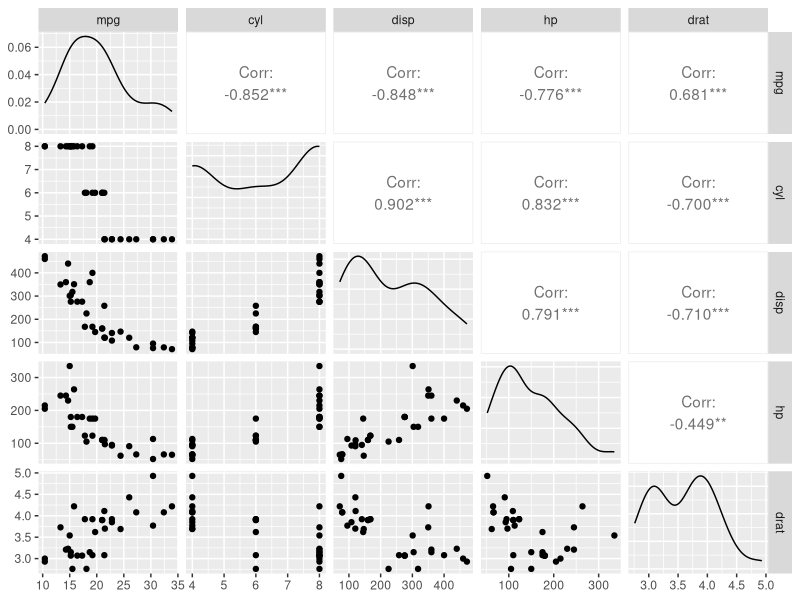
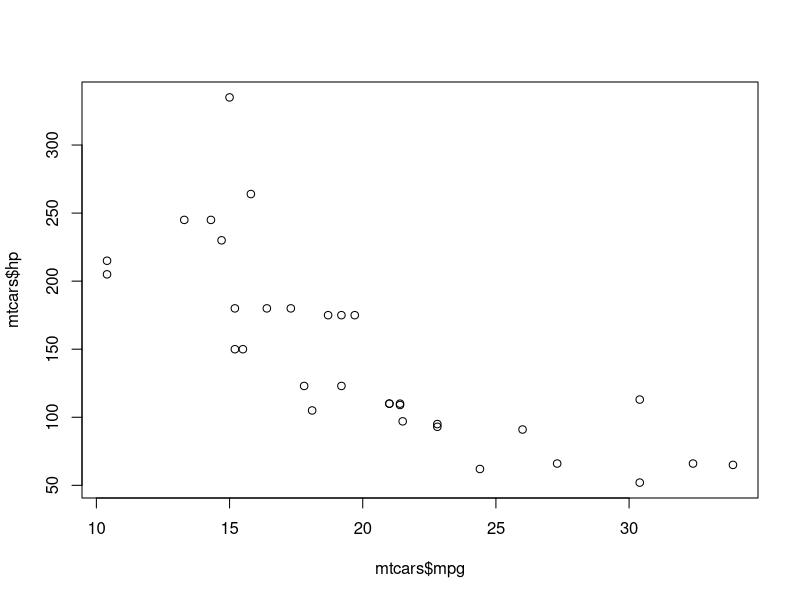
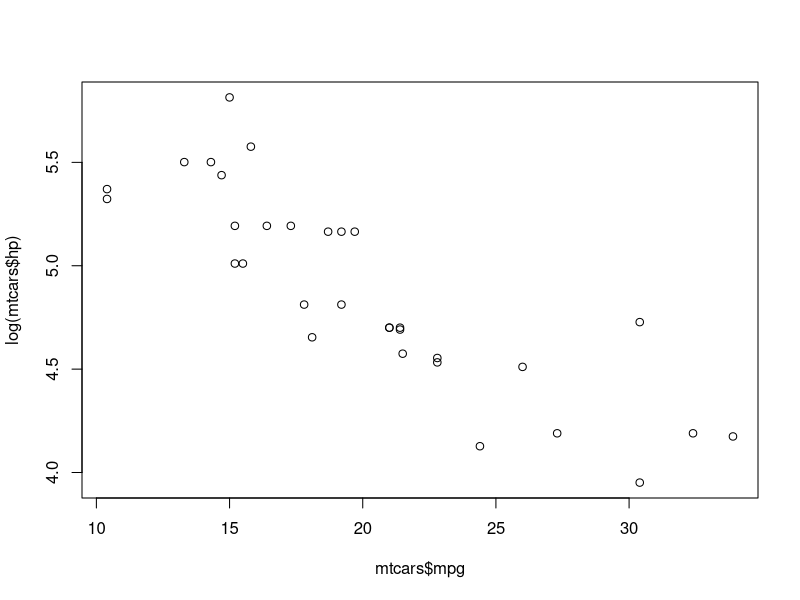

The R script that drew these images, in order:
## ---- chunk 1
data(mtcars)
head(mtcars)
# install.packages("GGally")
library(GGally)
ggpairs(mtcars[,1:5])
## ---- chunk 2
#instala.packages("Hmisc")
library(Hmisc)

corrs <- rcorr(as.matrix(mtcars))
corrs$r #coeficientes de correlación
corrs$P #pvalor del test de pearson
## ---- chunk 3
R<- corrs$r
R[1,]
## ---- chunk 4
cor(mtcars)
cor(mtcars$mpg, mtcars)
## ---- chunk 5
cor(mtcars$mpg, mtcars)^2
## ---- chunk 6
plot(mtcars$mpg, mtcars$hp)
#buscamos transformaciones que mejoren la correlación de hp
cor(mtcars$mpg, mtcars$hp)
cor(mtcars$mpg, log(mtcars$hp))
cor(mtcars$mpg, exp(mtcars$hp))
cor(mtcars$mpg, sqrt(mtcars$hp))
cor(mtcars$mpg, (mtcars$hp)^2)
## ---- chunk 7
plot(mtcars$mpg, log(mtcars$hp))
